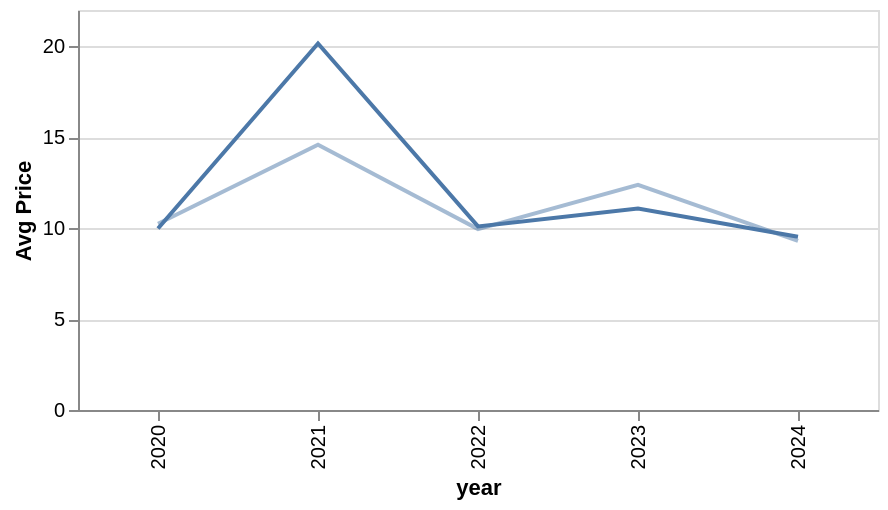

Express this chart as Vega-Lite.
### Vega specification from a JSON file in a GitHub repository (floating-point values rounded to 4 significant figures)
{"$schema": "https://vega.github.io/schema/vega/v5.json", "background": "white", "padding": 5, "width": 400, "height": 200, "style": "cell", "data": [{"name": "source_0", "values": [{"price": 9.2, "year": 2020}, {"price": 10.76, "year": 2020}, {"price": 36.88, "year": 2021}, {"price": 3.44, "year": 2021}, {"price": 10.55, "year": 2022}, {"price": 9.65, "year": 2022}, {"price": 7.15, "year": 2023}, {"price": 15, "year": 2023}, {"price": 10.19, "year": 2024}, {"price": 8.86, "year": 2024}]}, {"name": "data_0", "source": "source_0", "transform": [{"type": "aggregate", "groupby": ["year"], "ops": ["exponential", "mean"], "fields": ["price", "price"], "as": ["exponential_price", "mean_price"], "aggregate_params": [0.5, null]}]}], "marks": [{"name": "layer_0_marks", "type": "line", "style": ["line"], "sort": {"field": "datum[\"year\"]"}, "from": {"data": "data_0"}, "encode": {"update": {"stroke": {"value": "#4c78a8"}, "description": {"signal": "\"year: \" + (isValid(datum[\"year\"]) ? datum[\"year\"] : \"\"+datum[\"year\"]) + \"; Avg Price: \" + (format(datum[\"mean_price\"], \"\"))"}, "x": {"scale": "x", "field": "year"}, "y": {"scale": "y", "field": "mean_price"}, "defined": {"signal": "isValid(datum[\"mean_price\"]) && isFinite(+datum[\"mean_price\"])"}}}}, {"name": "layer_1_marks", "type": "line", "style": ["line"], "sort": {"field": "datum[\"year\"]"}, "from": {"data": "data_0"}, "encode": {"update": {"opacity": {"value": 0.5}, "stroke": {"value": "#4c78a8"}, "description": {"signal": "\"year: \" + (isValid(datum[\"year\"]) ? datum[\"year\"] : \"\"+datum[\"year\"]) + \"; Exponential of price: \" + (format(datum[\"exponential_price\"], \"\"))"}, "x": {"scale": "x", "field": "year"}, "y": {"scale": "y", "field": "exponential_price"}, "defined": {"signal": "isValid(datum[\"exponential_price\"]) && isFinite(+datum[\"exponential_price\"])"}}}}], "scales": [{"name": "x", "type": "point", "domain": {"data": "data_0", "field": "year", "sort": true}, "range": [0, {"signal": "width"}], "padding": 0.5}, {"name": "y", "type": "linear", "domain": {"data": "data_0", "fields": ["mean_price", "exponential_price"]}, "range": [{"signal": "height"}, 0], "nice": true, "zero": true}], "axes": [{"scale": "y", "orient": "left", "gridScale": "x", "grid": true, "tickCount": {"signal": "ceil(height/40)"}, "domain": false, "labels": false, "aria": false, "maxExtent": 0, "minExtent": 0, "ticks": false, "zindex": 0}, {"scale": "x", "orient": "bottom", "grid": false, "title": "year", "labelAlign": "right", "labelAngle": 270, "labelBaseline": "middle", "zindex": 0}, {"scale": "y", "orient": "left", "grid": false, "title": "Avg Price", "labelOverlap": true, "tickCount": {"signal": "ceil(height/40)"}, "zindex": 0}]}
